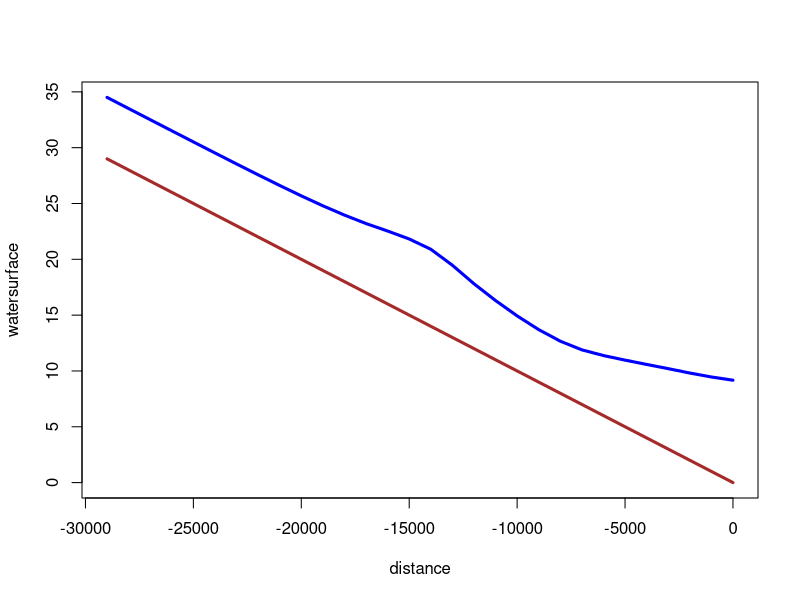

Generate this figure with R:
###### Fixed Space Step Method for Backwater Curve  ###########
#Uses Hamming's Method for Matching Specific Energy at Sections
rm(list=ls())
################
imax <- 30             #number of computational stations
dx <- -1000            #spacing between stations
manningsN <- 0.033     #mannings n value
slopeChan <- 0.001     #channel slope
normalD  <- 5.6        #upstream station normal depth
controlD <- 9.17       #downstream station control depth
discharge <- 100       #steady discharge
#################
topwidth <- numeric(0) # allocate a topwidth vector
# populate the vector -- should use a file read for general program
topwidth <- c(10,10,10,11,12,13,14,13,12,11,10,9,8,7,8,9,10,10,10,10,10,10,10,10,10,10,10,10,10,10)
# populate the vector (should convert to a file read)
velo <- rep(0,imax) # allocate a velocity vector, put zeroes everywhere
velo[1] <- discharge/topwidth[1]/controlD #set velocity at control section
depth <- rep(0,imax) # allocate a depth vector, put zeroes everywhere
depth[1] <- controlD
spDepth <- rep(0,imax) # allocate a sp. depth vector, put zeroes everywhere
spDepth[1] <- ((velo[1]^2)/(2.0*9.81)) + depth[1]
spDepthT <- rep(0,imax) # allocate a sp. depth vector, put zeroes everywhere
#################
for(i in 2:imax){
  depth[i] <- 10
  difn <- 1.0
  dh <- 1.0
  while(dh > 0.0001){
    dif <- difn
    ntest <- 0
    depth[i]<-depth[i]-dh
### do while loop 2
    while(dh > 0){
      velo[i] <- discharge/topwidth[i]/depth[i]
      avgDepth <- 0.5*(depth[i-1]+depth[i])
      avgTopW <- 0.5*(topwidth[i-1]+topwidth[i])
      avgV <- discharge/avgTopW/avgDepth
      hydR <- avgDepth*avgTopW/(avgTopW+2.0*avgDepth)
      sFric <- (avgV^2)*(manningsN^2)/(hydR^(1.33))
      spDepth[i] <- spDepth[i-1]+(slopeChan-sFric)*dx
      spDepthT[i] <- depth[i]+(velo[i]^2/(2.0*9.81))
      difn <- spDepthT[i]-spDepth[i]
 #     print(difn)
#      print(cbind(i,depth[i],spDepth[i],spDepthT[i],dh))
        if(ntest > 0){
          dh <- dh/10.0
          break #break from do while loop 2
          }
        if(dif*difn > 0){
          break #break from do while loop 2
        }
      depth[i] <- depth[i] + dh
      ntest <- 1
    } #do while loop 2
  } # do while loop 1
} # for loop
##### report results #####
# build x-vector
distance <- seq(0,(imax-1)*dx,dx)
bottom <- -distance*slopeChan
watersurface <- depth+bottom
plot(distance,watersurface,ylim=c(0,max(watersurface)),type="l",col="blue",lwd=3)
lines(distance,bottom,col="brown",lwd=3)



